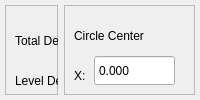
     <widget class="QWidget" name="tab_2">
      <attribute name="title">
       <string>CircleFlat</string>
      </attribute>
      <layout class="QHBoxLayout" name="horizontalLayout_2" stretch="2,5">
       <property name="margin">
        <number>5</number>
       </property>
       <item>
        <widget class="QFrame" name="frame_4">
         <property name="frameShape">
          <enum>QFrame::StyledPanel</enum>
         </property>
         <property name="frameShadow">
          <enum>QFrame::Raised</enum>
         </property>
         <widget class="QLabel" name="label_18">
          <property name="geometry">
           <rect>
            <x>10</x>
            <y>20</y>
            <width>81</width>
            <height>31</height>
           </rect>
          </property>
          <property name="text">
           <string>Total Deep:</string>
          </property>
         </widget>
         <widget class="QDoubleSpinBox" name="cir_bottom_total_deep">
          <property name="geometry">
           <rect>
            <x>110</x>
            <y>20</y>
            <width>81</width>
            <height>31</height>
           </rect>
          </property>
          <property name="buttonSymbols">
           <enum>QAbstractSpinBox::NoButtons</enum>
          </property>
          <property name="decimals">
           <number>3</number>
          </property>
          <property name="minimum">
           <double>0.000000000000000</double>
          </property>
          <property name="maximum">
           <double>10000.000000000000000</double>
          </property>
         </widget>
         <widget class="QDoubleSpinBox" name="cir_bottom_level_deep">
          <property name="geometry">
           <rect>
            <x>110</x>
            <y>60</y>
            <width>81</width>
            <height>31</height>
           </rect>
          </property>
          <property name="buttonSymbols">
           <enum>QAbstractSpinBox::NoButtons</enum>
          </property>
          <property name="decimals">
           <number>3</number>
          </property>
          <property name="minimum">
           <double>0.000000000000000</double>
          </property>
          <property name="maximum">
           <double>10000.000000000000000</double>
          </property>
         </widget>
         <widget class="QDoubleSpinBox" name="cir_bottom_tool_dia">
          <property name="geometry">
           <rect>
            <x>110</x>
            <y>100</y>
            <width>81</width>
            <height>31</height>
           </rect>
          </property>
          <property name="buttonSymbols">
           <enum>QAbstractSpinBox::NoButtons</enum>
          </property>
          <property name="decimals">
           <number>3</number>
          </property>
          <property name="maximum">
           <double>100000.000000000000000</double>
          </property>
         </widget>
         <widget class="QDoubleSpinBox" name="cir_bottom_dia_space">
          <property name="geometry">
           <rect>
            <x>110</x>
            <y>140</y>
            <width>81</width>
            <height>31</height>
           </rect>
          </property>
          <property name="buttonSymbols">
           <enum>QAbstractSpinBox::NoButtons</enum>
          </property>
          <property name="decimals">
           <number>3</number>
          </property>
          <property name="maximum">
           <double>100000.000000000000000</double>
          </property>
         </widget>
         <widget class="QLabel" name="label_19">
          <property name="geometry">
           <rect>
            <x>10</x>
            <y>450</y>
            <width>67</width>
            <height>18</height>
           </rect>
          </property>
          <property name="text">
           <string>Unit:mm</string>
          </property>
         </widget>
         <widget class="QLabel" name="label_20">
          <property name="geometry">
           <rect>
            <x>10</x>
            <y>60</y>
            <width>81</width>
            <height>31</height>
           </rect>
          </property>
          <property name="text">
           <string>Level Deep:</string>
          </property>
         </widget>
         <widget class="QLabel" name="label_21">
          <property name="geometry">
           <rect>
            <x>10</x>
            <y>140</y>
            <width>81</width>
            <height>31</height>
           </rect>
          </property>
          <property name="text">
           <string>Tool Space:</string>
          </property>
         </widget>
         <widget class="QLabel" name="label_22">
          <property name="geometry">
           <rect>
            <x>10</x>
            <y>100</y>
            <width>81</width>
            <height>31</height>
           </rect>
          </property>
          <property name="text">
           <string>Tool Dia:</string>
          </property>
         </widget>
         <widget class="QDoubleSpinBox" name="cir_bottom_speed">
          <property name="geometry">
           <rect>
            <x>110</x>
            <y>180</y>
            <width>81</width>
            <height>31</height>
           </rect>
          </property>
          <property name="buttonSymbols">
           <enum>QAbstractSpinBox::NoButtons</enum>
          </property>
          <property name="decimals">
           <number>0</number>
          </property>
          <property name="maximum">
           <double>100000.000000000000000</double>
          </property>
         </widget>
         <widget class="QLabel" name="label_46">
          <property name="geometry">
           <rect>
            <x>10</x>
            <y>180</y>
            <width>81</width>
            <height>31</height>
           </rect>
          </property>
          <property name="text">
           <string>Speed:</string>
          </property>
         </widget>
         <widget class="QDoubleSpinBox" name="cir_bottom_zspeed">
          <property name="geometry">
           <rect>
            <x>110</x>
            <y>220</y>
            <width>81</width>
            <height>31</height>
           </rect>
          </property>
          <property name="buttonSymbols">
           <enum>QAbstractSpinBox::NoButtons</enum>
          </property>
          <property name="decimals">
           <number>0</number>
          </property>
          <property name="maximum">
           <double>100000.000000000000000</double>
          </property>
         </widget>
         <widget class="QLabel" name="label_47">
          <property name="geometry">
           <rect>
            <x>10</x>
            <y>220</y>
            <width>81</width>
            <height>31</height>
           </rect>
          </property>
          <property name="text">
           <string>ZSpeed:</string>
          </property>
         </widget>
        </widget>
       </item>
       <item>
        <widget class="QFrame" name="frame_3">
         <property name="frameShape">
          <enum>QFrame::StyledPanel</enum>
         </property>
         <property name="frameShadow">
          <enum>QFrame::Raised</enum>
         </property>
         <widget class="QLabel" name="circleframe">
          <property name="geometry">
           <rect>
            <x>160</x>
            <y>80</y>
            <width>400</width>
            <height>250</height>
           </rect>
          </property>
          <property name="styleSheet">
           <string notr="true">border-image: url(:/new/prefix1/images/circleframe.png);</string>
          </property>
          <property name="frameShape">
           <enum>QFrame::Box</enum>
          </property>
          <property name="text">
           <string/>
          </property>
         </widget>
         <widget class="QDoubleSpinBox" name="circle_bottom_centerx">
          <property name="geometry">
           <rect>
            <x>30</x>
            <y>50</y>
            <width>81</width>
            <height>31</height>
           </rect>
          </property>
          <property name="buttonSymbols">
           <enum>QAbstractSpinBox::NoButtons</enum>
          </property>
          <property name="decimals">
           <number>3</number>
          </property>
          <property name="minimum">
           <double>-10000.000000000000000</double>
          </property>
          <property name="maximum">
           <double>10000.000000000000000</double>
          </property>
         </widget>
         <widget class="QLabel" name="label_13">
          <property name="geometry">
           <rect>
            <x>10</x>
            <y>50</y>
            <width>21</width>
            <height>41</height>
           </rect>
          </property>
          <property name="text">
           <string>X:</string>
          </property>
         </widget>
         <widget class="QLabel" name="label_14">
          <property name="geometry">
           <rect>
            <x>10</x>
            <y>100</y>
            <width>21</width>
            <height>31</height>
           </rect>
          </property>
          <property name="text">
           <string>Y:</string>
          </property>
         </widget>
         <widget class="QDoubleSpinBox" name="circle_bottom_centery">
          <property name="geometry">
           <rect>
            <x>30</x>
            <y>100</y>
            <width>81</width>
            <height>31</height>
           </rect>
          </property>
          <property name="buttonSymbols">
           <enum>QAbstractSpinBox::NoButtons</enum>
          </property>
          <property name="decimals">
           <number>3</number>
          </property>
          <property name="minimum">
           <double>-10000.000000000000000</double>
          </property>
          <property name="maximum">
           <double>10000.000000000000000</double>
          </property>
         </widget>
         <widget class="QDoubleSpinBox" name="circle_bottom_radius">
          <property name="geometry">
           <rect>
            <x>30</x>
            <y>350</y>
            <width>81</width>
            <height>31</height>
           </rect>
          </property>
          <property name="buttonSymbols">
           <enum>QAbstractSpinBox::NoButtons</enum>
          </property>
          <property name="decimals">
           <number>3</number>
          </property>
          <property name="maximum">
           <double>10000.000000000000000</double>
          </property>
         </widget>
         <widget class="QLabel" name="label_15">
          <property name="geometry">
           <rect>
            <x>20</x>
            <y>310</y>
            <width>81</width>
            <height>31</height>
           </rect>
          </property>
          <property name="text">
           <string>Circle Radius:</string>
          </property>
         </widget>
         <widget class="QLabel" name="label_17">
          <property name="geometry">
           <rect>
            <x>10</x>
            <y>20</y>
            <width>181</width>
            <height>21</height>
           </rect>
          </property>
          <property name="text">
           <string>Circle Center</string>
          </property>
         </widget>
        </widget>
       </item>
      </layout>
     </widget>
